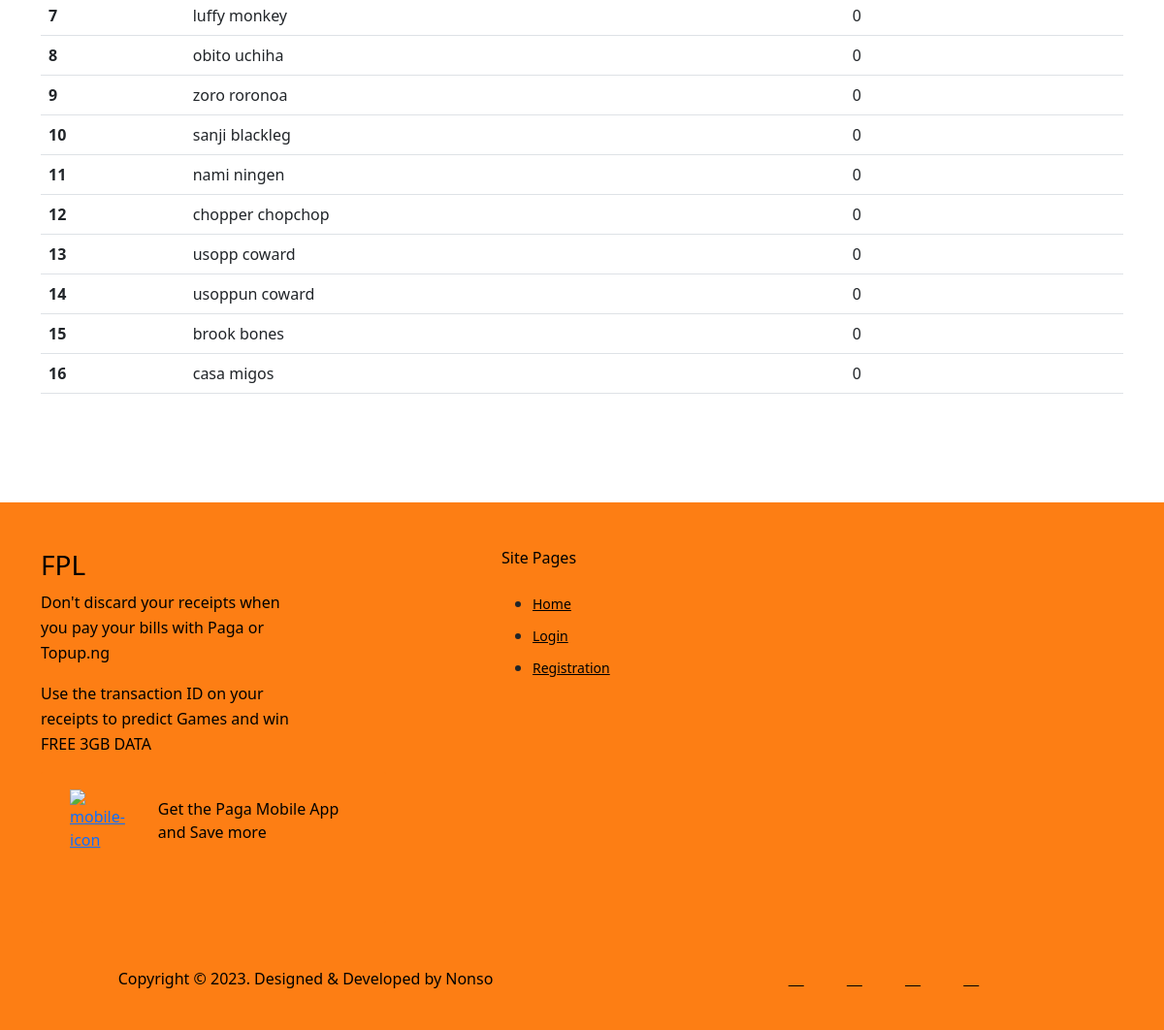
Before: / (lower part) with the older database file.
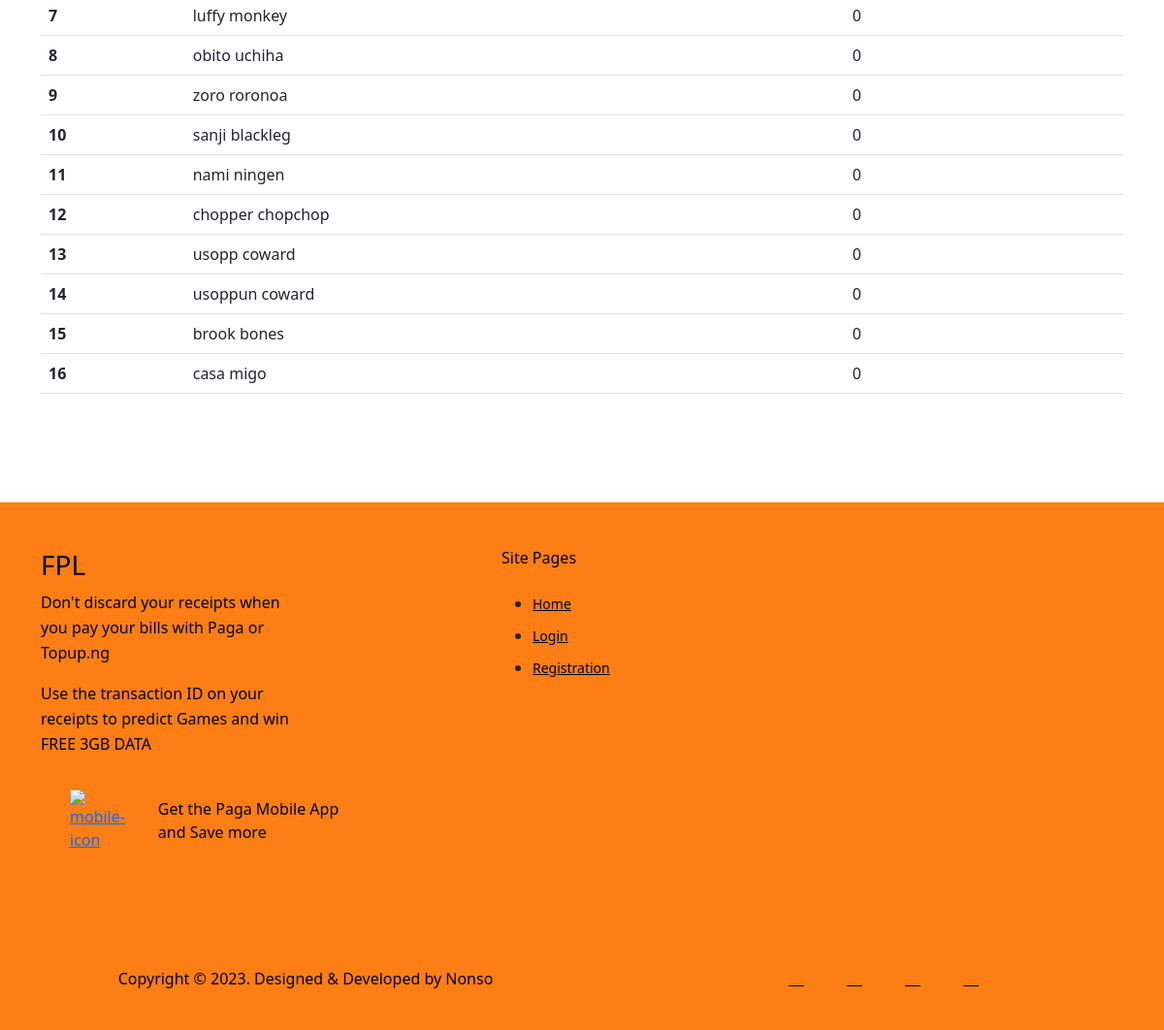
After: the same page with the newer database file.
### accounts/models.py (models this page shows, shortened)
class fplUser(models.Model):
    user = models.OneToOneField(MyUser, on_delete=models.CASCADE)
    referrer = models.ForeignKey('self', on_delete=models.CASCADE, null=True, blank=True, related_name='referred')
    fav_club = models.CharField(max_length=100, verbose_name='Favorite Club')
    total_points = models.IntegerField(default=0)
    total_referrals = models.IntegerField(default=0)
    refer_valid = models.BooleanField(default=False)

class MyUser(AbstractBaseUser, PermissionsMixin):
    email = models.EmailField(max_length=255, unique=True)
    first_name = models.CharField(max_length=100)
    last_name = models.CharField(max_length=100)
    phone = PhoneNumberField(unique=True)
    confirmed = models.BooleanField(default=False, null=True, blank=True)
    confirmed_date = models.DateField(null=True, blank=True)
    date_created = models.DateTimeField(auto_now_add=True)
    is_active = models.BooleanField(default=True)
    admin = models.BooleanField(default=False)
    staff = models.BooleanField(default=False)
    USERNAME_FIELD = 'email'
    REQUIRED_FIELDS = ['first_name', 'last_name', 'phone']
    objects = MyUserManager()
    def full_name(self):
        return f"{self.first_name} {self.last_name}"

### fpl_data/views.py (the view)
# urls.py: path('', home_view, name='home'),
def home_view(request):
    form = TokenForm()
    predictions = []
    if request.user.is_authenticated:
        user = fplUser.objects.get(user=request.user)
        predictions = Prediction.objects.filter(user=user)
    users = fplUser.objects.all()
    fusers = users.order_by('-total_points')
    rusers = users.order_by('-total_referrals')
    fixtures = []
    games = scores_data()
    league_name = games['response'][0]['league']['name']
    match_date = games['parameters']['date']
    for game in games['response']:
            if game['goals']['home'] == None or game['goals']['away'] == None:
                game['goals']['home'] = '0'
                game['goals']['away'] = '0'
            fixtures.append({
                'fixture_id' :game['fixture']['id'],
                'home_logo' :game['teams']['home']['logo'],
                'home_name' :game['teams']['home']['name'],
                'home_goals' :game['goals']['home'],
                'away_logo' :game['teams']['away']['logo'],
                'away_name' :game['teams']['away']['name'],
                'away_goals' :game['goals']['away'],
                'link': reverse('predict', args=[game['fixture']['id']])
            })
    context = {
        'predictions': predictions,
        'fusers': fusers,
        'rusers': rusers,
        'form': form,
        'fixtures': fixtures,
        'league_name': league_name,
        'match_date': match_date,
    }
    return render(request, 'home.html', context)

### fpl_data/json_loader.py (called while the page is built)
def scores_data():
    with open(pwd + '/json_data/fpl_data.json','r') as f:
        raw_str = f.read()
    data = json.loads(raw_str)
    return data

### templates/home.html (shortened to what this page needs)
{% extends 'base.html' %}
{% load static %}
{% block content %}
<div class="container px-5-md px-5-sm">
  <br><br>
  <div class="my-5 pb-5">
    <div class="tab-content mt-3" id="myTabContent">
      <div class="tab-pane fade show active" id="rank" role="tabpanel" aria-labelledby="rank-tab">
        <div class="table-responsive">
            <table class="table table-hover">
                <tbody>
                  {% for user in fusers %}
                  <tr>
                    <th scope="row">{{ forloop.counter }}</th>
                    <td>{{user.user.full_name}}</td>
                    <td>{{user.total_points}}</td>
                  </tr>
                  {% endfor %}
                </tbody>
            </table>
        </div>
      </div>
    </div>
  </div>
</div>
{% endblock %}

Changed rows visible on the page:
removed fplUser: user.full_name "casa migos", total_points "0"
added fplUser: user.full_name "casa migo", total_points "0"
